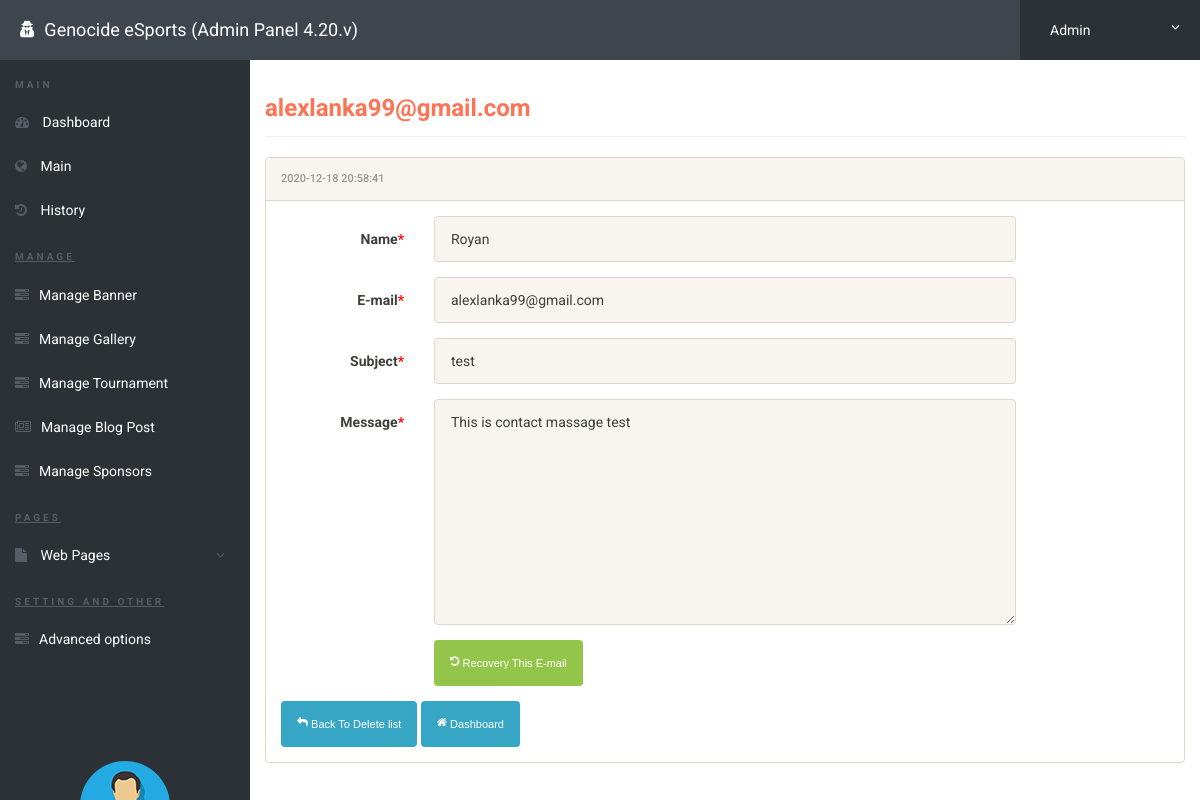
/gncadmin/show-contact-mails-recovery.php?email=53 (signed in), run on the app's committed database.
### tables this page shows
CREATE TABLE `contact` (
  `id` int(11) NOT NULL,
  `name` varchar(50) NOT NULL,
  `email` varchar(100) NOT NULL,
  `subject` varchar(50) NOT NULL,
  `message` varchar(1000) NOT NULL,
  `is_reply` int(11) NOT NULL,
  `is_delete` int(11) NOT NULL,
  `date` timestamp NOT NULL DEFAULT current_timestamp()
);

### gncadmin/show-contact-mails-recovery.php (the view, shortened to what this page needs)
<?php
include('includes/config.php');
if(strlen($_SESSION['alogin'])==0)
	{
header('location:index.php');
}
else{
if(isset($_GET['email']))
	{
		$editid=$_GET['email'];
	}
?>
<!doctype html>
<html lang="en" class="no-js">
<head>
	<link rel="stylesheet" href="css/font-awesome.min.css">
	<link rel="stylesheet" href="css/bootstrap.min.css">
	<link rel="stylesheet" href="css/dataTables.bootstrap.min.css">
	<link rel="stylesheet" href="css/bootstrap-social.css">
	<link rel="stylesheet" href="css/bootstrap-select.css">
	<link rel="stylesheet" href="css/fileinput.min.css">
	<link rel="stylesheet" href="css/awesome-bootstrap-checkbox.css">
	<link rel="stylesheet" href="css/style.css">
</head>
<body>
<?php
		$sql = "SELECT * from contact where id = :emailid";
		$query = $dbh -> prepare($sql);
		$query->bindParam(':emailid',$editid,PDO::PARAM_INT);
		$query->execute();
		$result=$query->fetch(PDO::FETCH_OBJ);
?>
	<?php include('includes/header.php');?>
	<div class="ts-main-content">
	<?php include('includes/leftbar.php');?>
		<div class="content-wrapper">
			<div class="container-fluid">
				<div class="row">
					<div class="col-md-12">
						<h3 class="page-title"><font color="#FF7355"><b> <?php echo htmlentities($result->email);?></b></font></h3>
						<div class="row">
							<div class="col-md-12">
								<div class="panel panel-default">
									<div class="panel-heading"><?php echo htmlentities($result->date);?></div>
<div class="panel-body">
	<div class="form-horizontal">
<div class="form-group">
	<label class="col-sm-2 control-label">Name<span style="color:red">*</span></label>
	<div class="col-sm-8">
	<input class="form-control" value="<?php echo htmlentities($result->name);?>" disabled="">
	</div>
</div>
<div class="form-group">
	<label class="col-sm-2 control-label">E-mail<span style="color:red">*</span></label>
	<div class="col-sm-8">
	<input class="form-control" value="<?php echo htmlentities($result->email);?>" disabled="">
	</div>
</div>
<div class="form-group">
	<label class="col-sm-2 control-label">Subject<span style="color:red">*</span></label>
	<div class="col-sm-8">
	<input class="form-control" value="<?php echo htmlentities($result->subject);?>" disabled="">
	</div>
</div>
<div class="form-group">
	<label class="col-sm-2 control-label">Message<span style="color:red">*</span></label>
	<div class="col-sm-8">
	<textarea class="form-control" cols="30" rows="10" disabled=""><?php echo $result->message;?></textarea>
	</div>
</div>
<form method="post" enctype="multipart/form-data" name="imgform">
<div class="form-group">
	<div class="col-sm-8 col-sm-offset-2">
		<button class="btn btn-success" name="submit2" type="submit"onclick="return confirm('Are you sure you want to Recovery This E-mail?');"> <i class="fa fa-undo"></i>&nbsp;Recovery This E-mail</button>
	</div>
</div>
</form>
<a href="emails-recovery.php"><button class="btn btn-brand"><i class="fa fa-mail-reply"></i>&nbsp;Back To Delete list</button></a>
<a href="dashboard.php"><button class="btn btn-brand"><i class="fa fa-home"></i>&nbsp;Dashboard</button></a>
									</div>
								</div>
							</div>
						</div>
					</div>
				</div>
			</div>
		</div>
	</div>
</body>
</html>
<?php } ?>

### gncadmin/css/style.css (style rules this page uses)
html { font-size: 14px; }
@media only screen and (min-width: 480px) { html { font-size: 17px; } }
@media only screen and (min-width: 768px) { html { font-size: 14px; } }
body { font-size: 1em; }
a { color: #37a6c4; }
.btn { font-family: 'Oswald', sans-serif; }
.btn i { position: relative; top: -2px; }
.btn-brand { background: #37a6c4; color: #fff; }
.panel { overflow: hidden; }
.btn { text-transform: none; }
.page-title { padding-bottom: 15px; margin-bottom: 20px; border-bottom: 1px solid #f0f0f0; }
.ts-main-content .content-wrapper { padding-top: 15px; margin-top: 60px; }
@media only screen and (min-width: 992px) { .ts-main-content .content-wrapper { margin-left: 250px; } }

### data on the page
contact: email "alexlanka99@gmail.com", date "2020-12-18 20:58:41", name "Royan", subject "test", message "This is contact massage test"
